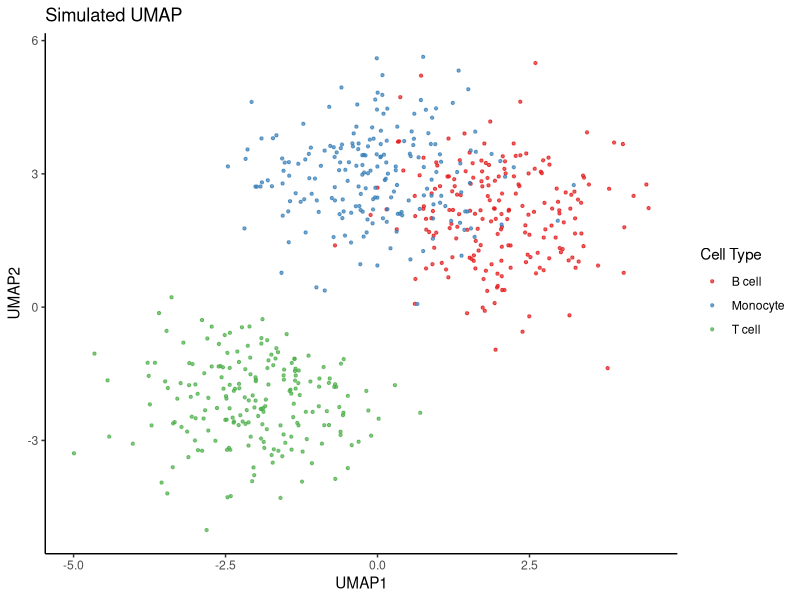
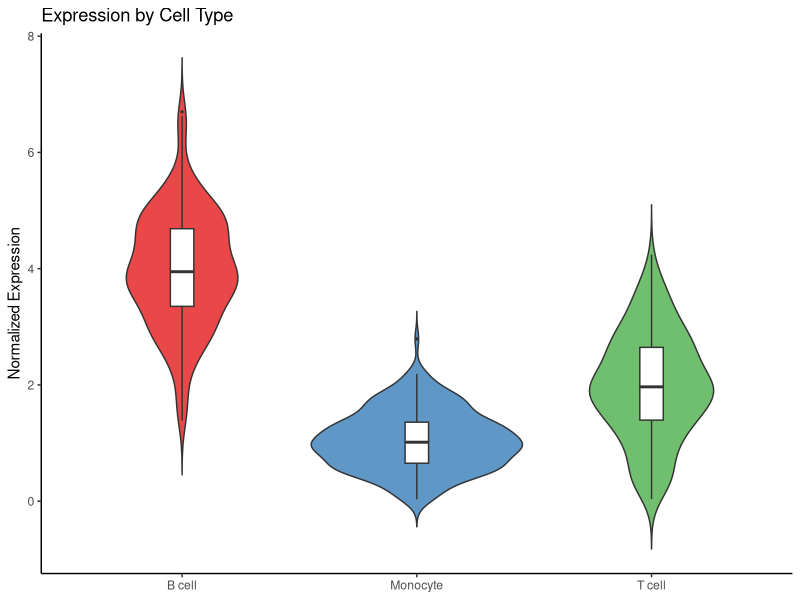
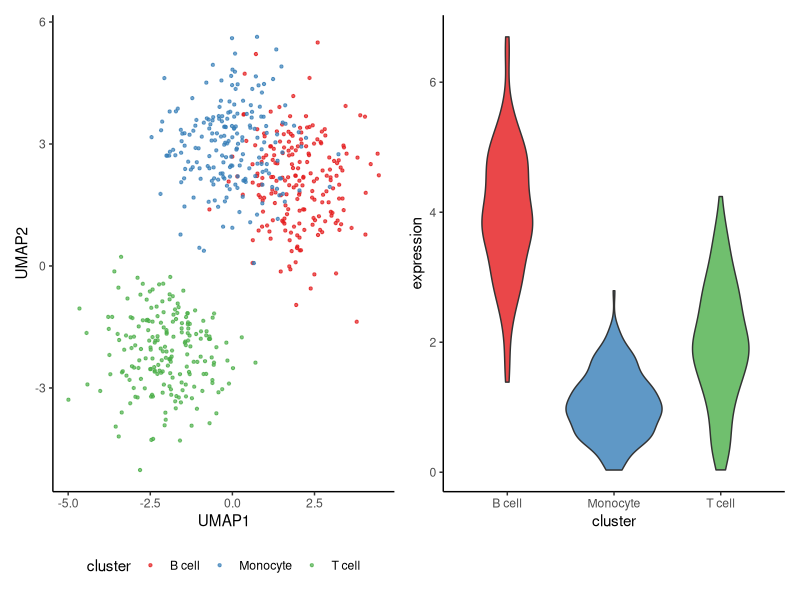

R code for these plots, in order:
## ---- chunk 1
#| label: setup
library(ggplot2)
library(patchwork)
## ---- chunk 2
#| label: scatter
#| fig-cap: "Simulated UMAP-like scatter plot"
#| fig-width: 7
#| fig-height: 5

set.seed(42)
df <- data.frame(
  UMAP1  = c(rnorm(200, -2), rnorm(200, 2), rnorm(200, 0)),
  UMAP2  = c(rnorm(200, -2), rnorm(200, 2), rnorm(200, 3)),
  cluster = rep(c("T cell", "B cell", "Monocyte"), each = 200)
)

ggplot(df, aes(x = UMAP1, y = UMAP2, color = cluster)) +
  geom_point(size = 0.8, alpha = 0.7) +
  scale_color_brewer(palette = "Set1") +
  theme_classic() +
  labs(title = "Simulated UMAP", color = "Cell Type")
## ---- chunk 3
#| label: violin
#| fig-cap: "Gene expression by cluster"
#| fig-width: 7
#| fig-height: 4

df$expression <- c(
  abs(rnorm(200, 2, 1)),
  abs(rnorm(200, 4, 1)),
  abs(rnorm(200, 1, 0.5))
)

ggplot(df, aes(x = cluster, y = expression, fill = cluster)) +
  geom_violin(trim = FALSE, alpha = 0.8) +
  geom_boxplot(width = 0.1, fill = "white", outlier.size = 0.5) +
  scale_fill_brewer(palette = "Set1") +
  theme_classic() +
  labs(title = "Expression by Cell Type", 
       x = NULL, y = "Normalized Expression") +
  theme(legend.position = "none")
## ---- chunk 4
#| label: combined
#| fig-cap: "Combined layout with patchwork"
#| fig-width: 12
#| fig-height: 5

p1 <- ggplot(df, aes(x = UMAP1, y = UMAP2, color = cluster)) +
  geom_point(size = 0.8, alpha = 0.7) +
  scale_color_brewer(palette = "Set1") +
  theme_classic() +
  theme(legend.position = "bottom")

p2 <- ggplot(df, aes(x = cluster, y = expression, fill = cluster)) +
  geom_violin(alpha = 0.8) +
  scale_fill_brewer(palette = "Set1") +
  theme_classic() +
  theme(legend.position = "none")

p1 | p2
## ---- chunk 5
#| label: session
sessionInfo()
